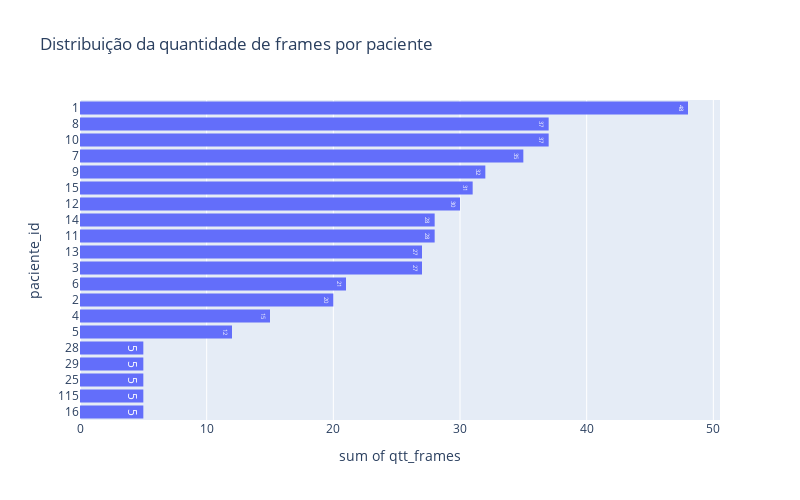

Write notebook code for a chart like this one.
### Code cell
import pandas as pd
import plotly.express as px

# Plot a distribuição dos pacientes
distribuicao_pacientes = (
    video_frame_df
    .paciente_id
    .value_counts()
    .to_frame()
    .reset_index()
)
distribuicao_pacientes.columns = ['paciente_id', 'qtt_frames']
# Change paciente_id to category
distribuicao_pacientes['paciente_id'] = distribuicao_pacientes['paciente_id'].astype('str')
distribuicao_pacientes = distribuicao_pacientes.head(20)

fig = px.histogram(
    distribuicao_pacientes,
    y='paciente_id',
    x='qtt_frames',
    title='Distribuição da quantidade de frames por paciente',
    # histnorm='probability density',
    text_auto=True,
    orientation='h'
)

# Sort bars in descending order
fig.update_yaxes(categoryorder='total ascending')

fig.update_layout(
    bargap=0.2,
    width=800,
    height=500
)

fig.show()

### Figure 1 — Plotly figure (JSON) as saved in the notebook; plotly's stock layout.template omitted (floating-point values rounded to 4 significant figures)
{"data": [{"bingroup": "y", "histfunc": "sum", "hovertemplate": "sum of qtt_frames=%{x}<br>paciente_id=%{y}<extra></extra>", "legendgroup": "", "marker": {"color": "#636efa", "pattern": {"shape": ""}}, "name": "", "orientation": "h", "showlegend": false, "texttemplate": "%{value}", "type": "histogram", "x": [48, 37, 37, 35, 32, 31, 30, 28, 28, 27, 27, 21, 20, 15, 12, 5, 5, 5, 5, 5], "xaxis": "x", "y": ["1", "10", "8", "7", "9", "15", "12", "11", "14", "3", "13", "6", "2", "4", "5", "16", "115", "25", "29", "28"], "yaxis": "y"}], "layout": {"bargap": 0.2, "barmode": "relative", "height": 500, "legend": {"tracegroupgap": 0}, "title": {"text": "Distribuição da quantidade de frames por paciente"}, "width": 800, "xaxis": {"anchor": "y", "domain": [0, 1], "title": {"text": "sum of qtt_frames"}}, "yaxis": {"anchor": "x", "categoryorder": "total ascending", "domain": [0, 1], "title": {"text": "paciente_id"}}}}
